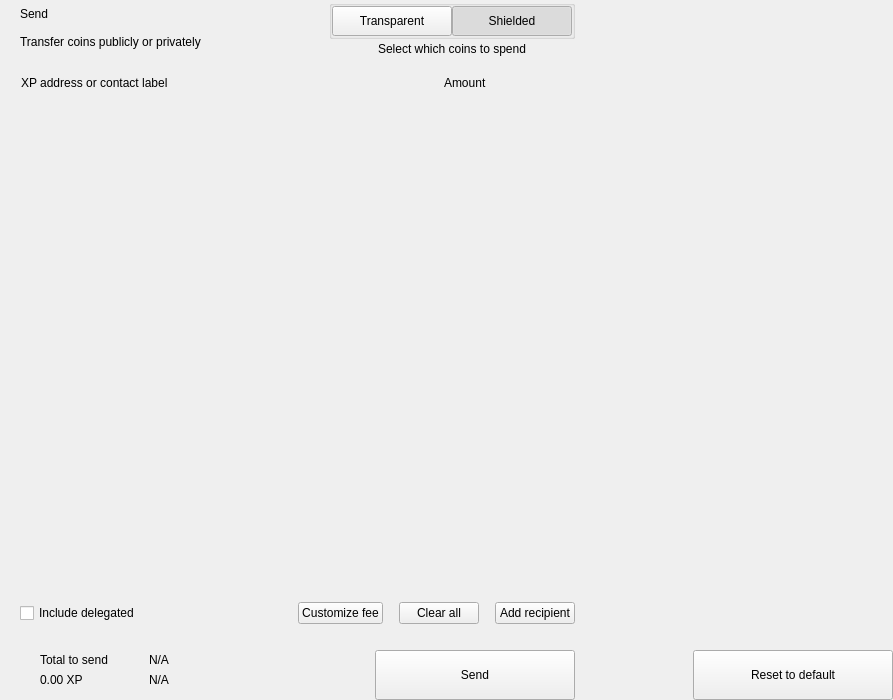
<?xml version="1.0" encoding="UTF-8"?>
<ui version="4.0">
 <class>send</class>
 <widget class="QWidget" name="send">
  <property name="geometry">
   <rect>
    <x>0</x>
    <y>0</y>
    <width>893</width>
    <height>700</height>
   </rect>
  </property>
  <property name="windowTitle">
   <string>Form</string>
  </property>
  <layout class="QHBoxLayout" name="horizontalLayout_2" stretch="2,1">
   <property name="spacing">
    <number>0</number>
   </property>
   <property name="leftMargin">
    <number>0</number>
   </property>
   <property name="topMargin">
    <number>0</number>
   </property>
   <property name="rightMargin">
    <number>0</number>
   </property>
   <property name="bottomMargin">
    <number>0</number>
   </property>
   <item>
    <widget class="QWidget" name="left" native="true">
     <layout class="QVBoxLayout" name="verticalLayout_3">
      <property name="spacing">
       <number>0</number>
      </property>
      <property name="leftMargin">
       <number>0</number>
      </property>
      <property name="topMargin">
       <number>0</number>
      </property>
      <property name="rightMargin">
       <number>0</number>
      </property>
      <property name="bottomMargin">
       <number>0</number>
      </property>
      <item>
       <layout class="QVBoxLayout" name="verticalLayout_22" stretch="0,0,0,1,0,0,0,0">
        <property name="spacing">
         <number>0</number>
        </property>
        <item>
         <layout class="QHBoxLayout" name="horizontalLayout_3">
          <property name="spacing">
           <number>0</number>
          </property>
          <property name="leftMargin">
           <number>20</number>
          </property>
          <property name="rightMargin">
           <number>20</number>
          </property>
          <item>
           <layout class="QVBoxLayout" name="verticalLayout">
            <property name="spacing">
             <number>0</number>
            </property>
            <item>
             <widget class="QLabel" name="labelTitle">
              <property name="text">
               <string>Send</string>
              </property>
              <property name="alignment">
               <set>Qt::AlignLeading|Qt::AlignLeft|Qt::AlignVCenter</set>
              </property>
             </widget>
            </item>
            <item>
             <widget class="QLabel" name="labelSubtitle1">
              <property name="text">
               <string>Transfer coins publicly or privately</string>
              </property>
             </widget>
            </item>
           </layout>
          </item>
          <item>
           <spacer name="horizontalSpacer">
            <property name="orientation">
             <enum>Qt::Horizontal</enum>
            </property>
            <property name="sizeHint" stdset="0">
             <size>
              <width>40</width>
              <height>20</height>
             </size>
            </property>
           </spacer>
          </item>
          <item>
           <layout class="QVBoxLayout" name="verticalLayout_6">
            <property name="spacing">
             <number>3</number>
            </property>
            <item alignment="Qt::AlignHCenter">
             <widget class="QGroupBox" name="groupBox">
              <property name="styleSheet">
               <string notr="true">#groupBox{
padding-top:2px;
}</string>
              </property>
              <property name="title">
               <string/>
              </property>
              <property name="alignment">
               <set>Qt::AlignCenter</set>
              </property>
              <layout class="QHBoxLayout" name="horizontalLayout_4">
               <property name="spacing">
                <number>0</number>
               </property>
               <property name="leftMargin">
                <number>0</number>
               </property>
               <property name="topMargin">
                <number>0</number>
               </property>
               <property name="rightMargin">
                <number>0</number>
               </property>
               <property name="bottomMargin">
                <number>0</number>
               </property>
               <item>
                <widget class="QPushButton" name="pushLeft">
                 <property name="minimumSize">
                  <size>
                   <width>120</width>
                   <height>30</height>
                  </size>
                 </property>
                 <property name="maximumSize">
                  <size>
                   <width>120</width>
                   <height>30</height>
                  </size>
                 </property>
                 <property name="focusPolicy">
                  <enum>Qt::NoFocus</enum>
                 </property>
                 <property name="text">
                  <string>Transparent</string>
                 </property>
                 <property name="checkable">
                  <bool>true</bool>
                 </property>
                 <property name="autoExclusive">
                  <bool>true</bool>
                 </property>
                </widget>
               </item>
               <item>
                <widget class="QPushButton" name="pushRight">
                 <property name="minimumSize">
                  <size>
                   <width>120</width>
                   <height>30</height>
                  </size>
                 </property>
                 <property name="maximumSize">
                  <size>
                   <width>120</width>
                   <height>30</height>
                  </size>
                 </property>
                 <property name="focusPolicy">
                  <enum>Qt::NoFocus</enum>
                 </property>
                 <property name="text">
                  <string>Shielded</string>
                 </property>
                 <property name="checkable">
                  <bool>true</bool>
                 </property>
                 <property name="checked">
                  <bool>true</bool>
                 </property>
                 <property name="autoExclusive">
                  <bool>true</bool>
                 </property>
                </widget>
               </item>
              </layout>
             </widget>
            </item>
            <item alignment="Qt::AlignHCenter|Qt::AlignTop">
             <widget class="QLabel" name="labelSubtitle2">
              <property name="styleSheet">
               <string notr="true"/>
              </property>
              <property name="text">
               <string>Select which coins to spend</string>
              </property>
              <property name="alignment">
               <set>Qt::AlignCenter</set>
              </property>
              <property name="indent">
               <number>0</number>
              </property>
             </widget>
            </item>
           </layout>
          </item>
         </layout>
        </item>
        <item>
         <spacer name="verticalSpacer_2">
          <property name="orientation">
           <enum>Qt::Vertical</enum>
          </property>
          <property name="sizeType">
           <enum>QSizePolicy::Fixed</enum>
          </property>
          <property name="sizeHint" stdset="0">
           <size>
            <width>20</width>
            <height>20</height>
           </size>
          </property>
         </spacer>
        </item>
        <item>
         <layout class="QHBoxLayout" name="horizontalLayout" stretch="6,0,2">
          <property name="spacing">
           <number>0</number>
          </property>
          <property name="leftMargin">
           <number>10</number>
          </property>
          <property name="topMargin">
           <number>0</number>
          </property>
          <property name="rightMargin">
           <number>20</number>
          </property>
          <property name="bottomMargin">
           <number>0</number>
          </property>
          <item>
           <widget class="QLabel" name="labelSubtitleAddress">
            <property name="styleSheet">
             <string notr="true">margin-left:8px;</string>
            </property>
            <property name="text">
             <string>XP address or contact label</string>
            </property>
           </widget>
          </item>
          <item>
           <spacer name="horizontalSpacer_3">
            <property name="orientation">
             <enum>Qt::Horizontal</enum>
            </property>
            <property name="sizeType">
             <enum>QSizePolicy::Fixed</enum>
            </property>
            <property name="sizeHint" stdset="0">
             <size>
              <width>40</width>
              <height>1</height>
             </size>
            </property>
           </spacer>
          </item>
          <item>
           <widget class="QLabel" name="labelSubtitleAmount">
            <property name="text">
             <string>Amount</string>
            </property>
           </widget>
          </item>
         </layout>
        </item>
        <item>
         <widget class="QScrollArea" name="scrollArea">
          <property name="minimumSize">
           <size>
            <width>0</width>
            <height>350</height>
           </size>
          </property>
          <property name="styleSheet">
           <string notr="true">#scrollArea {
            background:transparent;
            margin-top:10px;
}</string>
          </property>
          <property name="horizontalScrollBarPolicy">
           <enum>Qt::ScrollBarAlwaysOff</enum>
          </property>
          <property name="sizeAdjustPolicy">
           <enum>QAbstractScrollArea::AdjustIgnored</enum>
          </property>
          <property name="widgetResizable">
           <bool>true</bool>
          </property>
          <property name="alignment">
           <set>Qt::AlignLeading|Qt::AlignLeft|Qt::AlignTop</set>
          </property>
          <widget class="QWidget" name="scrollAreaWidgetContents">
           <property name="geometry">
            <rect>
             <x>0</x>
             <y>0</y>
             <width>591</width>
             <height>16</height>
            </rect>
           </property>
           <property name="sizePolicy">
            <sizepolicy hsizetype="Preferred" vsizetype="Maximum">
             <horstretch>0</horstretch>
             <verstretch>0</verstretch>
            </sizepolicy>
           </property>
           <property name="autoFillBackground">
            <bool>false</bool>
           </property>
           <property name="styleSheet">
            <string notr="true">#scrollAreaWidgetContents {
             background:transparent;
             }</string>
           </property>
           <layout class="QVBoxLayout" name="verticalLayout_7">
            <property name="spacing">
             <number>0</number>
            </property>
            <property name="sizeConstraint">
             <enum>QLayout::SetDefaultConstraint</enum>
            </property>
            <property name="leftMargin">
             <number>0</number>
            </property>
            <property name="topMargin">
             <number>0</number>
            </property>
            <property name="rightMargin">
             <number>0</number>
            </property>
            <property name="bottomMargin">
             <number>0</number>
            </property>
           </layout>
          </widget>
         </widget>
        </item>
        <item>
         <spacer name="verticalSpacer_4">
          <property name="orientation">
           <enum>Qt::Vertical</enum>
          </property>
          <property name="sizeType">
           <enum>QSizePolicy::Fixed</enum>
          </property>
          <property name="sizeHint" stdset="0">
           <size>
            <width>20</width>
            <height>20</height>
           </size>
          </property>
         </spacer>
        </item>
        <item>
         <layout class="QHBoxLayout" name="horizontalLayout_20">
          <property name="spacing">
           <number>6</number>
          </property>
          <property name="leftMargin">
           <number>20</number>
          </property>
          <property name="rightMargin">
           <number>20</number>
          </property>
          <item>
           <widget class="QCheckBox" name="checkBoxDelegations">
            <property name="layoutDirection">
             <enum>Qt::LeftToRight</enum>
            </property>
            <property name="text">
             <string>Include delegated</string>
            </property>
           </widget>
          </item>
          <item>
           <spacer name="horizontalSpacer_4">
            <property name="orientation">
             <enum>Qt::Horizontal</enum>
            </property>
            <property name="sizeHint" stdset="0">
             <size>
              <width>10</width>
              <height>20</height>
             </size>
            </property>
           </spacer>
          </item>
          <item>
           <widget class="QPushButton" name="pushButtonFee">
            <property name="focusPolicy">
             <enum>Qt::NoFocus</enum>
            </property>
            <property name="text">
             <string>Customize fee</string>
            </property>
           </widget>
          </item>
          <item>
           <spacer name="horizontalSpacer_11">
            <property name="orientation">
             <enum>Qt::Horizontal</enum>
            </property>
            <property name="sizeType">
             <enum>QSizePolicy::Minimum</enum>
            </property>
            <property name="sizeHint" stdset="0">
             <size>
              <width>10</width>
              <height>20</height>
             </size>
            </property>
           </spacer>
          </item>
          <item>
           <widget class="QPushButton" name="pushButtonClear">
            <property name="focusPolicy">
             <enum>Qt::NoFocus</enum>
            </property>
            <property name="layoutDirection">
             <enum>Qt::RightToLeft</enum>
            </property>
            <property name="text">
             <string>Clear all</string>
            </property>
           </widget>
          </item>
          <item>
           <spacer name="horizontalSpacer_6">
            <property name="orientation">
             <enum>Qt::Horizontal</enum>
            </property>
            <property name="sizeType">
             <enum>QSizePolicy::Fixed</enum>
            </property>
            <property name="sizeHint" stdset="0">
             <size>
              <width>10</width>
              <height>20</height>
             </size>
            </property>
           </spacer>
          </item>
          <item>
           <widget class="QPushButton" name="pushButtonAddRecipient">
            <property name="focusPolicy">
             <enum>Qt::NoFocus</enum>
            </property>
            <property name="text">
             <string>Add recipient</string>
            </property>
           </widget>
          </item>
         </layout>
        </item>
        <item>
         <spacer name="verticalSpacer">
          <property name="orientation">
           <enum>Qt::Vertical</enum>
          </property>
          <property name="sizeType">
           <enum>QSizePolicy::Fixed</enum>
          </property>
          <property name="sizeHint" stdset="0">
           <size>
            <width>20</width>
            <height>16</height>
           </size>
          </property>
         </spacer>
        </item>
        <item>
         <layout class="QHBoxLayout" name="horizontalLayout_7">
          <property name="rightMargin">
           <number>20</number>
          </property>
          <item>
           <layout class="QHBoxLayout" name="horizontalLayout_10">
            <property name="spacing">
             <number>0</number>
            </property>
            <property name="leftMargin">
             <number>8</number>
            </property>
            <item>
             <widget class="QStackedWidget" name="stackedWidget">
              <property name="minimumSize">
               <size>
                <width>0</width>
                <height>60</height>
               </size>
              </property>
              <property name="maximumSize">
               <size>
                <width>16777215</width>
                <height>60</height>
               </size>
              </property>
              <widget class="QWidget" name="page1">
               <layout class="QVBoxLayout" name="verticalLayout_71" stretch="0">
                <property name="spacing">
                 <number>6</number>
                </property>
                <property name="leftMargin">
                 <number>12</number>
                </property>
                <property name="topMargin">
                 <number>0</number>
                </property>
                <property name="rightMargin">
                 <number>0</number>
                </property>
                <property name="bottomMargin">
                 <number>0</number>
                </property>
                <item>
                 <widget class="QWidget" name="coinWidget" native="true">
                  <property name="minimumSize">
                   <size>
                    <width>0</width>
                    <height>60</height>
                   </size>
                  </property>
                  <property name="maximumSize">
                   <size>
                    <width>16777215</width>
                    <height>60</height>
                   </size>
                  </property>
                  <layout class="QHBoxLayout" name="horizontalLayout_9">
                   <property name="spacing">
                    <number>0</number>
                   </property>
                   <property name="leftMargin">
                    <number>20</number>
                   </property>
                   <property name="topMargin">
                    <number>10</number>
                   </property>
                   <property name="rightMargin">
                    <number>20</number>
                   </property>
                   <property name="bottomMargin">
                    <number>10</number>
                   </property>
                   <item>
                    <layout class="QVBoxLayout" name="verticalSend">
                     <property name="spacing">
                      <number>0</number>
                     </property>
                     <item>
                      <widget class="QLabel" name="labelTitleTotalSend">
                       <property name="text">
                        <string>Total to send</string>
                       </property>
                      </widget>
                     </item>
                     <item>
                      <widget class="QLabel" name="labelAmountSend">
                       <property name="text">
                        <string notr="true">0.00 XP</string>
                       </property>
                      </widget>
                     </item>
                    </layout>
                   </item>
                   <item>
                    <spacer name="horizontalSpacer_9">
                     <property name="orientation">
                      <enum>Qt::Horizontal</enum>
                     </property>
                     <property name="sizeType">
                      <enum>QSizePolicy::Fixed</enum>
                     </property>
                     <property name="sizeHint" stdset="0">
                      <size>
                       <width>20</width>
                       <height>20</height>
                      </size>
                     </property>
                    </spacer>
                   </item>
                   <item>
                    <widget class="QLabel" name="labelLine">
                     <property name="minimumSize">
                      <size>
                       <width>1</width>
                       <height>0</height>
                      </size>
                     </property>
                     <property name="maximumSize">
                      <size>
                       <width>1</width>
                       <height>16777215</height>
                      </size>
                     </property>
                     <property name="text">
                      <string/>
                     </property>
                    </widget>
                   </item>
                   <item>
                    <spacer name="horizontalSpacer_10">
                     <property name="orientation">
                      <enum>Qt::Horizontal</enum>
                     </property>
                     <property name="sizeType">
                      <enum>QSizePolicy::Fixed</enum>
                     </property>
                     <property name="sizeHint" stdset="0">
                      <size>
                       <width>20</width>
                       <height>20</height>
                      </size>
                     </property>
                    </spacer>
                   </item>
                   <item>
                    <layout class="QVBoxLayout" name="verticalRemaining">
                     <property name="spacing">
                      <number>0</number>
                     </property>
                     <item>
                      <widget class="QLabel" name="labelTitleTotalRemaining">
                       <property name="text">
                        <string notr="true">N/A</string>
                       </property>
                      </widget>
                     </item>
                     <item>
                      <widget class="QLabel" name="labelAmountRemaining">
                       <property name="text">
                        <string notr="true">N/A</string>
                       </property>
                      </widget>
                     </item>
                    </layout>
                   </item>
                  </layout>
                 </widget>
                </item>
               </layout>
              </widget>
              <widget class="QWidget" name="page_2"/>
             </widget>
            </item>
           </layout>
          </item>
          <item>
           <spacer name="horizontalSpacer_5">
            <property name="orientation">
             <enum>Qt::Horizontal</enum>
            </property>
            <property name="sizeType">
             <enum>QSizePolicy::Expanding</enum>
            </property>
            <property name="sizeHint" stdset="0">
             <size>
              <width>40</width>
              <height>20</height>
             </size>
            </property>
           </spacer>
          </item>
          <item alignment="Qt::AlignBottom">
           <widget class="QPushButton" name="pushButtonSave">
            <property name="minimumSize">
             <size>
              <width>200</width>
              <height>50</height>
             </size>
            </property>
            <property name="maximumSize">
             <size>
              <width>200</width>
              <height>50</height>
             </size>
            </property>
            <property name="focusPolicy">
             <enum>Qt::NoFocus</enum>
            </property>
            <property name="text">
             <string>Send</string>
            </property>
           </widget>
          </item>
         </layout>
        </item>
       </layout>
      </item>
     </layout>
    </widget>
   </item>
   <item>
    <widget class="QWidget" name="right" native="true">
     <layout class="QVBoxLayout" name="verticalLayout_5">
      <property name="leftMargin">
       <number>0</number>
      </property>
      <property name="topMargin">
       <number>0</number>
      </property>
      <property name="rightMargin">
       <number>0</number>
      </property>
      <property name="bottomMargin">
       <number>0</number>
      </property>
      <item>
       <layout class="QVBoxLayout" name="verticalLayout_4">
        <property name="spacing">
         <number>6</number>
        </property>
        <item>
         <widget class="OptionButton" name="btnCoinControl" native="true">
          <property name="minimumSize">
           <size>
            <width>0</width>
            <height>50</height>
           </size>
          </property>
         </widget>
        </item>
        <item>
         <widget class="OptionButton" name="btnChangeAddress" native="true">
          <property name="minimumSize">
           <size>
            <width>0</width>
            <height>50</height>
           </size>
          </property>
         </widget>
        </item>
        <item>
         <widget class="OptionButton" name="btnUri" native="true">
          <property name="minimumSize">
           <size>
            <width>0</width>
            <height>50</height>
           </size>
          </property>
         </widget>
        </item>
        <item>
         <widget class="OptionButton" name="btnShieldCoins" native="true">
          <property name="minimumSize">
           <size>
            <width>0</width>
            <height>50</height>
           </size>
          </property>
         </widget>
        </item>
        <item>
         <spacer name="verticalSpacer_5">
          <property name="orientation">
           <enum>Qt::Vertical</enum>
          </property>
          <property name="sizeHint" stdset="0">
           <size>
            <width>20</width>
            <height>40</height>
           </size>
          </property>
         </spacer>
        </item>
        <item>
         <layout class="QHBoxLayout" name="horizontalLayout_8">
          <item>
           <spacer name="horizontalSpacer_7">
            <property name="orientation">
             <enum>Qt::Horizontal</enum>
            </property>
            <property name="sizeHint" stdset="0">
             <size>
              <width>40</width>
              <height>20</height>
             </size>
            </property>
           </spacer>
          </item>
          <item>
           <widget class="QPushButton" name="pushButtonReset">
            <property name="minimumSize">
             <size>
              <width>200</width>
              <height>50</height>
             </size>
            </property>
            <property name="maximumSize">
             <size>
              <width>200</width>
              <height>50</height>
             </size>
            </property>
            <property name="focusPolicy">
             <enum>Qt::NoFocus</enum>
            </property>
            <property name="text">
             <string>Reset to default</string>
            </property>
           </widget>
          </item>
         </layout>
        </item>
       </layout>
      </item>
     </layout>
    </widget>
   </item>
  </layout>
 </widget>
 <customwidgets>
  <customwidget>
   <class>OptionButton</class>
   <extends>QWidget</extends>
   <header>qt/pivx/optionbutton.h</header>
   <container>1</container>
  </customwidget>
 </customwidgets>
 <resources/>
 <connections/>
</ui>
